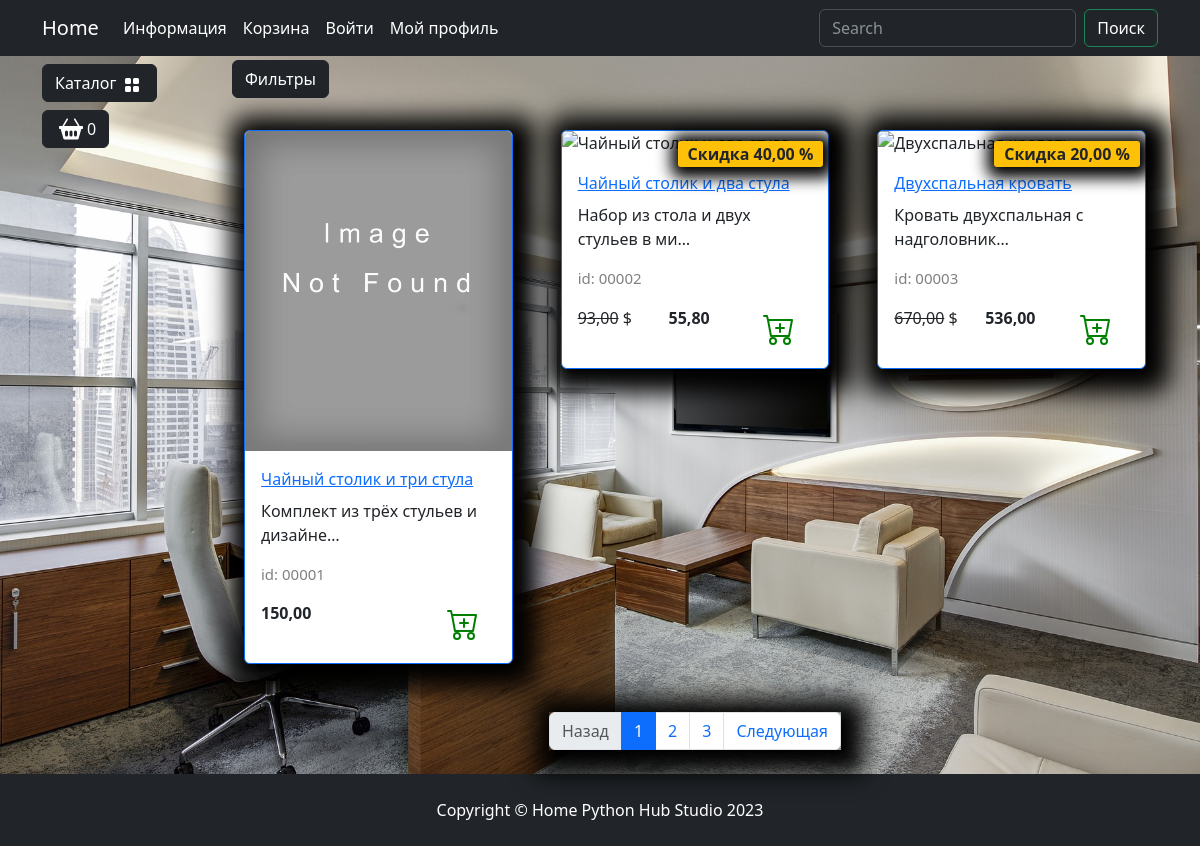
Page /catalog/all/ on the committed database.
### goods/models.py (models this page shows, shortened)
class Products(models.Model):
    name = models.CharField(max_length=150, unique=True, verbose_name='Название')
    slug = models.SlugField(max_length=200, unique=True, blank=True, null=True, verbose_name='URL')
    description = models.TextField(blank=True, null=True, verbose_name='Описание')
    image = models.ImageField(upload_to='goods_images', blank=True, null=True, verbose_name='Изображение')
    price = models.DecimalField(default=0.00, max_digits=7, decimal_places=2, verbose_name='Цена')
    discount = models.DecimalField(default=0.00, max_digits=7, decimal_places=2, verbose_name='Скидка в %')
    quantity = models.PositiveIntegerField(default=0, verbose_name='Количество')
    category = models.ForeignKey(to=Categories, on_delete=models.CASCADE, verbose_name='Категория')
    class Meta:
        db_table = 'product'
        verbose_name = 'Продукт'
        verbose_name_plural = 'Продукты'
        ordering = ("id",)
    def display_id(self):
        return f"{self.id:05}"
    def sell_price(self):
        if self.discount:
            return round(self.price - self.price*self.discount/100, 2)
        return self.price

### goods/views.py (the view)
# urls.py: path('catalog/', include('goods.urls', namespace='catalog')),
def catalog(request, category_slug):
    page = request.GET.get('page', 1)
    on_sale = request.GET.get('on_sale', None)
    order_by = request.GET.get('order_by', None)
    if category_slug == 'all':
        goods = Products.objects.all()
    else:
        goods = get_list_or_404(Products.objects.filter(category__slug=category_slug))
    if on_sale:
        goods = goods.filter(discount__gt=0)
    if order_by and order_by != "default":
        goods = goods.order_by(order_by)
    paginator = Paginator(goods, 3)
    current_page = paginator.page(int(page))
    context = {
        'title': 'Home - Каталог',
        'goods': current_page,
        'slug_url': category_slug,
        }
    return render(request, 'goods/catalog.html', context)

### goods/templatetags/goods_tags.py (called while the page is built)
@register.simple_tag()
def tag_categories():
    return Categories.objects.all()

@register.simple_tag(takes_context=True)
def change_params(context, **kwargs):
    query = context['request'].GET.dict()
    query.update(kwargs)
    return urlencode(query)

### goods/templates/goods/catalog.html (shortened to what this page needs)
{% extends "main/base.html" %}
{% load static %}
{% load goods_tags %}
{% block content %}
    <div class="row">
        <div class="dropdown mb-2">
            <button class="btn btn-secondary dropdown-toggle btn-dark" type="button" data-bs-toggle="dropdown"
                    aria-expanded="false">
                Фильтры
            </button>
        </div>
        {% for product in goods %}
            <div class="col-lg-4 col-md-6 p-4">
                <div class="card border-primary rounded custom-shadow">
                    {% if product.image %}
                        <img src="{{ product.image.url }}" class="card-img-top" alt="{{ product.name }}">
                    {% else %}
                        <img src= {% static "deps/images/Not found image.png" %} class="card-img-top" alt="...">
                    {% endif %}
                    <div class="card-body">
                        <a href="{% url "catalog:product" product.slug %}">
                            <p class="card-title">{{ product.name }}</p>
                        </a>
                        <p class="card-text">{{ product.description|truncatechars:35 }}</p>
                        <p class="product_id">id: {{ product.display_id }}</p>
                        <div class="d-flex justify-content-between">
                            {% if product.discount %}
                                <p><s>{{ product.price }}</s> $</p>
                                <p><strong>{{ product.sell_price }}</strong></p>
                                <span class="badge bg-warning text-dark">Скидка {{ product.discount }} %</span>
                            {% else %}
                                <p><strong>{{ product.price }}</strong></p>
                            {% endif %}
                            <a href="#" class="btn add-to-cart">
                                <img class="mx-1" src="{% static "deps/icons/cart-plus.svg" %}" alt="Catalog Icon"
                                     width="32" height="32">
                            </a>
                        </div>
                    </div>
                </div>
            </div>
        {% endfor %}
    </div>
<nav aria-label="Page navigation example">
                        <ul class="pagination justify-content-center my-4">
                            <div class="custom-shadow d-flex">
                                <li class="page-item {% if not goods.has_previous %} disabled {% endif %}">
                                  <a class="page-link" href="{% if goods.has_previous %}?{% change_params page=goods.previous_page_number %}{% else %}#{% endif %}">Назад</a>
                                </li>
                                {% for page in goods.paginator.page_range %}
                                {% if page >= goods.number|add:-2 and page <= goods.number|add:2 %}
                                    <li class="page-item {% if goods.number == page %} active {% endif %}">
                                        <a class="page-link" href="?{% change_params page=page %}">{{ page }}</a>
                                    </li>
                                {% endif %}
                                {% endfor %}
                              <li class="page-item {% if not goods.has_next %} disabled {% endif %}">
                                <a class="page-link" href="{% if goods.has_next %}?{% change_params page=goods.next_page_number %}{% else %}#{% endif %}">Следующая</a>
                              </li>
                            </div>
                        </ul>
</nav>
{% endblock %}
{% block footer %}
    <footer class="py-4 bg-dark">
        <div class="container">
            <p class="m-0 text-center text-white">Copyright &copy; Home Python Hub Studio 2023</p>
        </div>
    </footer>
{% endblock %}

### static/deps/css/my_css.css (style rules this page uses)
body { background-image: url("../images/bg-image.jpg"); background-repeat: no-repeat; background-attachment: fixed; background-position: center center; background-size: cover; height: 100%; }
.dropdown-toggle::after { content: none; }
.custom-shadow { box-shadow: 5px 5px 25px 19px #000000; }
.product_id { color: gray; font-size: 15px; }
.badge.bg-warning.text-dark { position: absolute; top: 10px; right: 5px; z-index: 1; padding: 5px 10px; border-radius: 3px; font-size: 1rem; box-shadow: 2px 2px 15px 9px #000000; }

### rows in the picture
Products: name "Чайный столик и три стула", description "Комплект из трёх стульев и дизайне…", display_id "00001", price "150,00"
Products: name "Чайный столик и два стула", description "Набор из стола и двух стульев в ми…", display_id "00002", price "93,00", sell_price "55,80", discount "40,00"
Products: name "Двухспальная кровать", description "Кровать двухспальная с надголовник…", display_id "00003", price "670,00", sell_price "536,00", discount "20,00"

### other values in the picture
{{ page }} "1" "2" "3"
